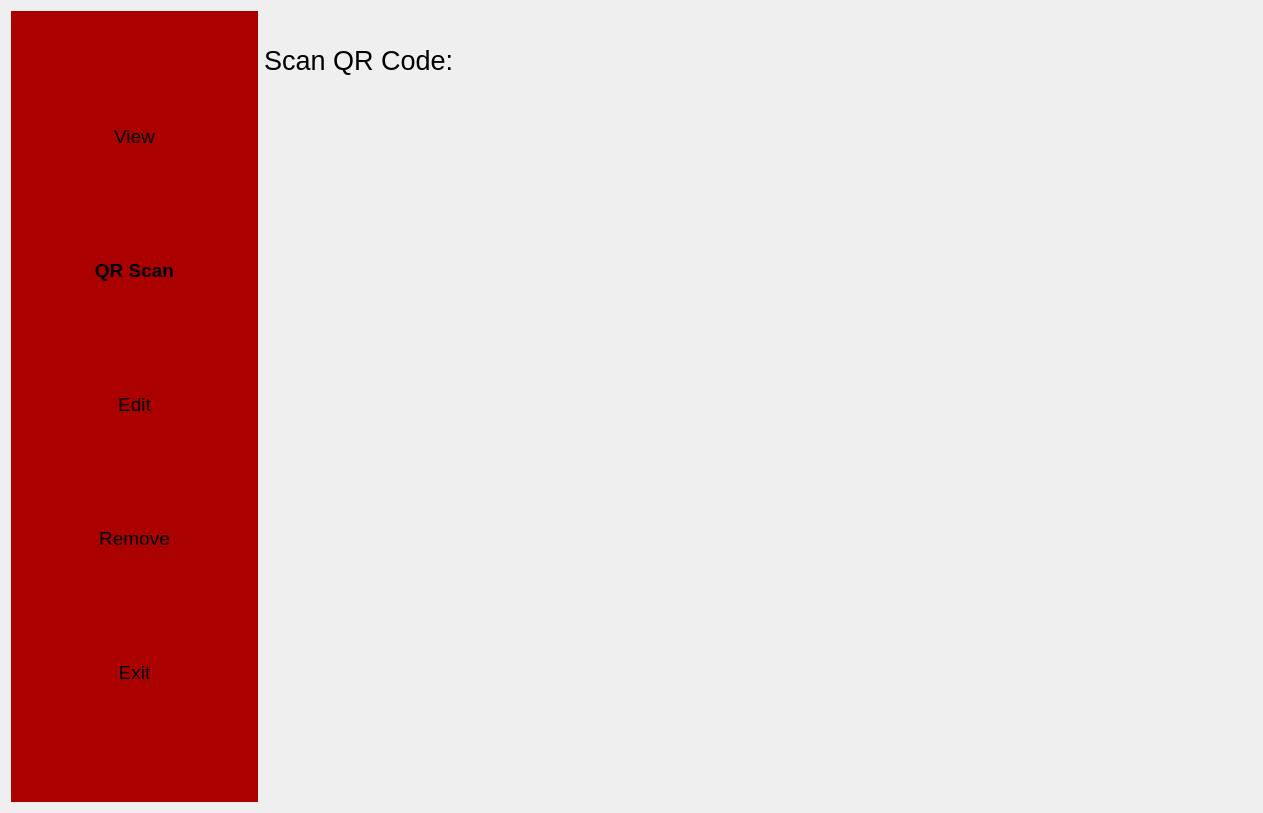
<?xml version="1.0" encoding="UTF-8"?>
<ui version="4.0">
 <class>centralwidget</class>
 <widget class="QWidget" name="centralwidget">
  <property name="geometry">
   <rect>
    <x>0</x>
    <y>0</y>
    <width>1263</width>
    <height>813</height>
   </rect>
  </property>
  <property name="sizePolicy">
   <sizepolicy hsizetype="Expanding" vsizetype="Expanding">
    <horstretch>0</horstretch>
    <verstretch>0</verstretch>
   </sizepolicy>
  </property>
  <layout class="QHBoxLayout" name="horizontalLayout_2" stretch="1,4">
   <property name="sizeConstraint">
    <enum>QLayout::SetMaximumSize</enum>
   </property>
   <item>
    <widget class="QWidget" name="sideUI" native="true">
     <property name="font">
      <font>
       <weight>50</weight>
       <bold>false</bold>
      </font>
     </property>
     <property name="styleSheet">
      <string notr="true">#sideUI {
       background-color: rgb(170, 0, 0);
       }</string>
     </property>
     <layout class="QVBoxLayout" name="verticalLayout">
      <item>
       <widget class="QPushButton" name="view_btn">
        <property name="font">
         <font>
          <pointsize>14</pointsize>
          <weight>50</weight>
          <bold>false</bold>
         </font>
        </property>
        <property name="styleSheet">
         <string notr="true">QPushButton {
          border-radius: 15;
          }
          QPushButton:hover {
          color: grey;
          }</string>
        </property>
        <property name="text">
         <string>View</string>
        </property>
       </widget>
      </item>
      <item>
       <widget class="QPushButton" name="qr_btn">
        <property name="font">
         <font>
          <pointsize>14</pointsize>
          <weight>75</weight>
          <bold>true</bold>
         </font>
        </property>
        <property name="styleSheet">
         <string notr="true">QPushButton {
	border-radius: 15;
}
QPushButton:hover {
	color: grey;
}
#qr_btn {
	font-weight: bold;
}</string>
        </property>
        <property name="text">
         <string>QR Scan</string>
        </property>
       </widget>
      </item>
      <item>
       <widget class="QPushButton" name="edit_btn">
        <property name="font">
         <font>
          <pointsize>14</pointsize>
          <weight>50</weight>
          <bold>false</bold>
         </font>
        </property>
        <property name="styleSheet">
         <string notr="true">QPushButton {
          border-radius: 15;
          }
          QPushButton:hover {
          color: grey;
          }</string>
        </property>
        <property name="text">
         <string>Edit</string>
        </property>
       </widget>
      </item>
      <item>
       <widget class="QPushButton" name="remove_btn">
        <property name="font">
         <font>
          <pointsize>14</pointsize>
          <weight>50</weight>
          <bold>false</bold>
         </font>
        </property>
        <property name="styleSheet">
         <string notr="true">QPushButton {
          border-radius: 15;
          }
          QPushButton:hover {
          color: grey;
          }</string>
        </property>
        <property name="text">
         <string>Remove</string>
        </property>
       </widget>
      </item>
      <item>
       <widget class="QPushButton" name="exit_btn">
        <property name="font">
         <font>
          <pointsize>14</pointsize>
          <weight>50</weight>
          <bold>false</bold>
         </font>
        </property>
        <property name="styleSheet">
         <string notr="true">QPushButton {
          border-radius: 15;
          }
          QPushButton:hover {
          color: grey;
          }</string>
        </property>
        <property name="text">
         <string>Exit</string>
        </property>
       </widget>
      </item>
     </layout>
    </widget>
   </item>
   <item>
    <layout class="QVBoxLayout" name="qr_vertical_layout" stretch="1,7">
     <item>
      <widget class="QLabel" name="label">
       <property name="font">
        <font>
         <pointsize>20</pointsize>
        </font>
       </property>
       <property name="text">
        <string>Scan QR Code:</string>
       </property>
      </widget>
     </item>
     <item>
      <widget class="QLabel" name="video_lbl">
       <property name="text">
        <string>&lt;html&gt;&lt;head/&gt;&lt;body&gt;&lt;p&gt;&lt;br/&gt;&lt;/p&gt;&lt;/body&gt;&lt;/html&gt;</string>
       </property>
      </widget>
     </item>
    </layout>
   </item>
  </layout>
 </widget>
 <resources/>
 <connections/>
</ui>
